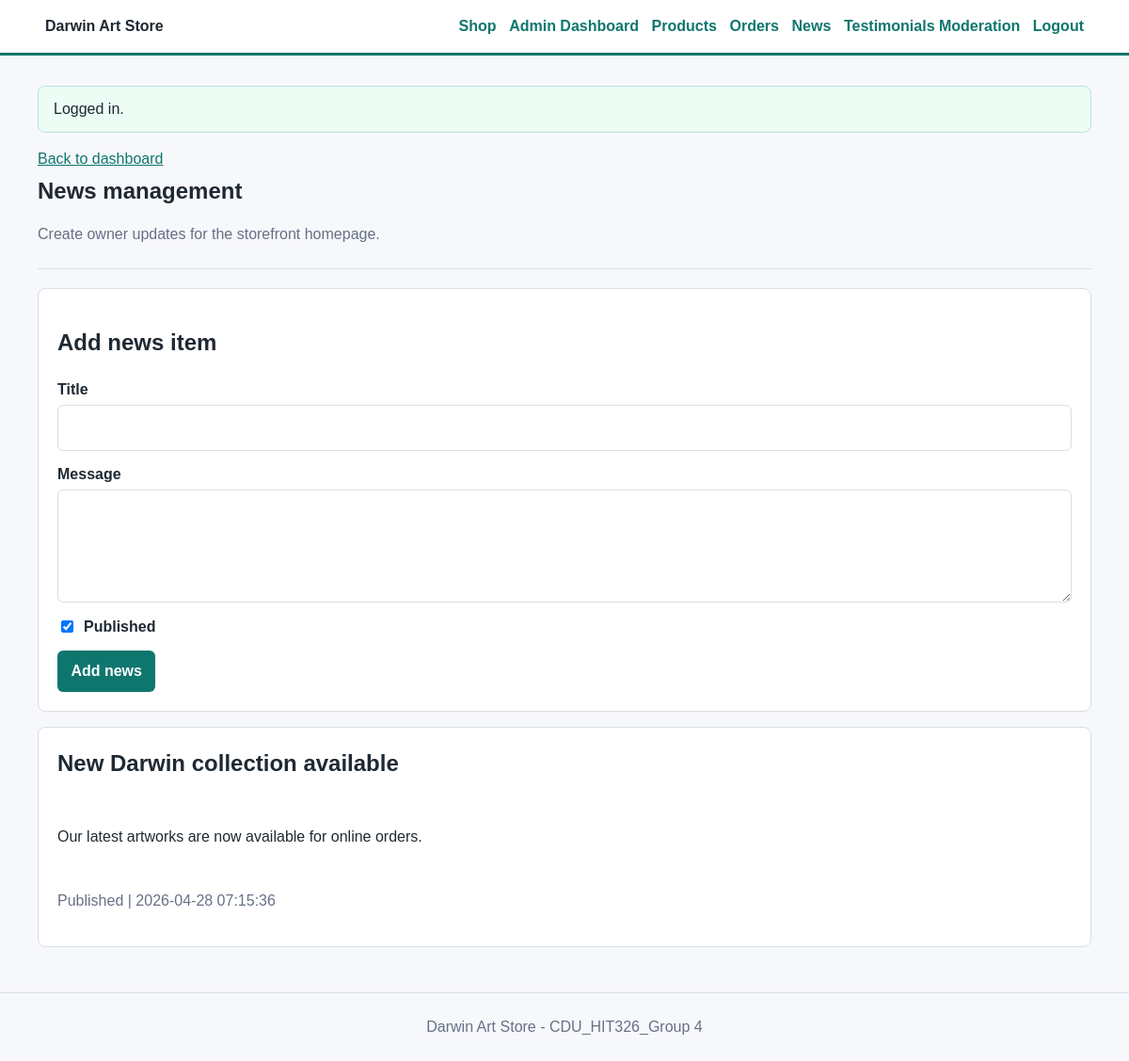
Page /admin/news.php (signed in) on the committed database.
### tables this page shows
CREATE TABLE IF NOT EXISTS news (
    news_id INT AUTO_INCREMENT PRIMARY KEY,
    title VARCHAR(160) NOT NULL,
    message TEXT NOT NULL,
    is_published TINYINT(1) NOT NULL DEFAULT 1,
    created_at TIMESTAMP DEFAULT CURRENT_TIMESTAMP
);

### src/bootstrap.php (called while the page is built, shortened)
<?php
$config = require __DIR__ . '/config.php';
spl_autoload_register(function (string $class): void {
    $prefix = 'App\\';
    $path = __DIR__ . '/' . str_replace('\\', '/', substr($class, strlen($prefix))) . '.php';
});
require __DIR__ . '/functions.php';
$session = new App\Core\Session();
$database = new App\Core\Database($config['db']);
$products = new App\Repository\ProductRepository($database);
$news = new App\Repository\NewsRepository($database);
$testimonials = new App\Repository\TestimonialRepository($database);
$admins = new App\Repository\AdminRepository($database);
$orders = new App\Repository\OrderRepository($database);
$cart = new App\Service\CartService($session, $products);
$auth = new App\Service\AuthService($session, $admins);
$csrf = new App\Core\Csrf($session);
$notifier = new App\Service\FileOrderNotifier(
    $config['business_email'],
    dirname(__DIR__) . '/storage/mail/orders.log'
);
$checkout = new App\Service\CheckoutService($cart, $orders, $notifier);
$view = new App\Core\View($config, $session, $cart, $auth);
$container = compact(
    'config',
    'session',
    'database',
    'products',
    'news',
    'testimonials',
    'admins',
    'orders',
    'cart',
    'auth',
    'csrf',
    'notifier',
    'checkout',
    'view'
);

### src/config.php (called while the page is built)
<?php
return [
    'app_name' => getenv('APP_NAME') ?: 'Darwin Art Store',
    'business_email' => getenv('ORDER_HANDLING_EMAIL') ?: 'orders@example.com',
    'db' => [
        'host' => getenv('DB_HOST') ?: '127.0.0.1',
        'port' => getenv('DB_PORT') ?: '3306',
        'name' => getenv('DB_NAME') ?: 'art_store',
        'user' => getenv('DB_USER') ?: 'root',
        'pass' => getenv('DB_PASSWORD') ?: '',
    ],
];

### src/functions.php (called while the page is built, shortened)
<?php
function e(?string $value): string
{
    return htmlspecialchars($value ?? '', ENT_QUOTES, 'UTF-8');
}
function app(string $key): mixed
{
    global $container;
    return $container[$key] ?? throw new InvalidArgumentException("Service [$key] is not registered.");
}

### src/Core/Database.php (called while the page is built, shortened)
<?php
final class Database
{
    public function connection(): PDO
    {
        $dsn = sprintf(
            'mysql:host=%s;port=%s;dbname=%s;charset=utf8mb4',
            $this->config['host'],
            $this->config['port'],
            $this->config['name']
        );
        $this->pdo = new PDO($dsn, $this->config['user'], $this->config['pass'], [
            PDO::ATTR_ERRMODE => PDO::ERRMODE_EXCEPTION,
            PDO::ATTR_DEFAULT_FETCH_MODE => PDO::FETCH_ASSOC,
        ]);
        return $this->pdo;
    }
    public function fetchAll(string $sql, array $params = []): array
    {
        $stmt = $this->connection()->prepare($sql);
        $stmt->execute($params);
        return $stmt->fetchAll();
    }
}

### src/Repository/NewsRepository.php (called while the page is built, shortened)
<?php
final class NewsRepository
{
    public function all(): array
    {
        return $this->database->fetchAll('SELECT * FROM news ORDER BY created_at DESC');
    }
}

### public/admin/news.php (the view, shortened to what this page needs)
<?php
require __DIR__ . '/../../src/bootstrap.php';
$newsRepository = app('news');
$view = app('view');
$view->header('News');
try {
    $newsItems = $newsRepository->all();
} catch (Throwable $error) {
    echo '<p class="error">' . e(dbErrorMessage($error)) . '</p>';
    $view->footer();
    exit;
}
?>
<section class="admin-page-header">
    <p><a href="/admin/index.php">Back to dashboard</a></p>
    <h1>News management</h1>
    <p class="muted">Create owner updates for the storefront homepage.</p>
</section>
<section class="panel">
    <h2>Add news item</h2>
    <form method="post" action="/admin/news.php">
        <label>Title <input name="title" required></label>
        <label>Message <textarea name="message" required></textarea></label>
        <label class="checkbox-label"><input type="checkbox" name="is_published" value="1" checked> Published</label>
        <button type="submit">Add news</button>
    </form>
</section>
<?php if (!$newsItems): ?>
    <section class="panel empty-state">
        <h2>No news items yet</h2>
        <p>Published news items will appear on the storefront homepage.</p>
    </section>
<?php else: ?>
<section class="grid admin-list-grid">
    <?php foreach ($newsItems as $news): ?>
        <article class="card admin-card">
            <h2><?= e($news['title']) ?></h2>
            <p><?= nl2br(e($news['message'])) ?></p>
            <p class="muted"><?= $news['is_published'] ? 'Published' : 'Draft' ?> | <?= e($news['created_at']) ?></p>
        </article>
    <?php endforeach; ?>
</section>
<?php endif; ?>

### public/assets/style.css (style rules this page uses)
:root { color-scheme: light; font-family: Arial, Helvetica, sans-serif; --ink: #1f2933; --muted: #667085; --line: #d9dee7; --panel: #f7f8fb; --accent: #0f766e; --danger: #b42318; }
* { box-sizing: border-box; }
body { margin: 0; color: var(--ink); background: #ffffff; line-height: 1.5; }
body.admin-section { background: var(--panel); }
a { color: var(--accent); }
h1 { margin-top: 0; line-height: 1.15; }
.grid { display: grid; grid-template-columns: repeat(auto-fit, minmax(250px, 1fr)); gap: 1.25rem; }
.admin-page-header { margin-bottom: 1.25rem; padding-bottom: 1rem; border-bottom: 1px solid var(--line); }
.admin-page-header p { margin: 0 0 .5rem; }
.card, .panel { border: 1px solid var(--line); border-radius: 8px; background: #ffffff; }
.panel { padding: 1.25rem; }
.card { overflow: hidden; padding: 0; }
.admin-card { display: grid; gap: .75rem; align-content: start; padding: 1.25rem; }
.admin-list-grid { margin-top: 1rem; }
.card h2, .card h3 { margin-top: 0; }
.muted { color: var(--muted); }
form { display: grid; gap: .85rem; }
label { display: grid; gap: .25rem; font-weight: 700; }
input, textarea, select { width: 100%; padding: .7rem; border: 1px solid var(--line); border-radius: 6px; font: inherit; }
textarea { min-height: 120px; }
.checkbox-label { display: flex; align-items: center; gap: .5rem; width: fit-content; }
.checkbox-label input, td input[type="checkbox"] { width: auto; }
button, .button { display: inline-flex; align-items: center; justify-content: center; width: fit-content; min-height: 40px; padding: .6rem .9rem; border: 0; border-radius: 6px; color: #ffffff; background: var(--accent); font: inherit; font-weight: 700; text-decoration: none; cursor: pointer; }

### rows in the picture
news: title "New Darwin collection available", message "Our latest artworks are now available for online orders.", is_published "Published", created_at "2026-04-28 07:15:36"

### other values in the picture
$this->config['app_name'] "Darwin Art Store"
$flash "Logged in."
